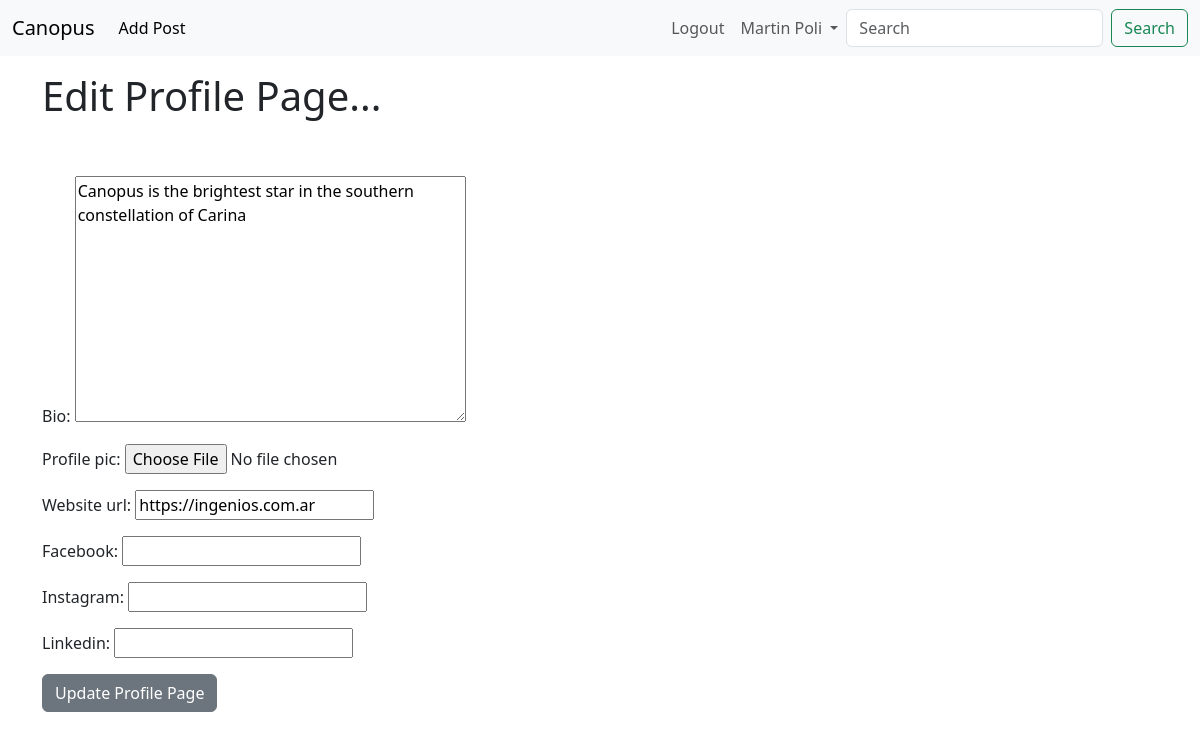
The app's page /members/1/edit_profile_page (signed in) with its own data.
### stars/models.py (models this page shows, shortened)
class Profile(models.Model):
    user = models.OneToOneField(User, null=True, on_delete=models.CASCADE)
    bio = models.TextField()
    profile_pic = models.ImageField(null=True, blank=True, upload_to="images/profile/")
    website_url = models.CharField(max_length=255, null=True, blank=True)
    facebook = models.CharField(max_length=255, null=True, blank=True)
    instagram = models.CharField(max_length=255, null=True, blank=True)
    linkedin = models.CharField(max_length=255, null=True, blank=True)

### members/views.py (the view)
# urls.py: path('<int:pk>/edit_profile_page', EditProfilePageView.as_view(), name='edit_profile_page'),
class EditProfilePageView(generic.UpdateView):
     model = Profile
     template_name = 'registration/edit_profile_page.html'
     fields = [
         'bio',
         'profile_pic',
         'website_url',
         'facebook',
         'instagram',
         'linkedin',
     ]
     success_url = reverse_lazy('stars:home')

### members/templates/registration/edit_profile_page.html (shortened to what this page needs)
{% extends 'stars/base.html' %}
{% block content %}
{% if user.is_authenticated and user.id == profile.user.id %}
<h1>Edit Profile Page...</h1>
<br><br>
<div class="" form-group>
    <form method="POST">
        {{ form.as_p }}
        <button class="btn btn-secondary">Update Profile Page</button>
    </form>
</div>
{% else %}
<p>You are nor allowed here</p>
{% endif %}
{% endblock %}

### stars/templates/stars/base.html (shortened to what this page needs)
<!doctype html>
<html lang="en">
<head>
  <link href="https://cdn.jsdelivr.net/npm/bootstrap@5.3.2/dist/css/bootstrap.min.css" rel="stylesheet"
>
</head>
<body>
  <nav class="navbar navbar-expand-lg bg-body-tertiary fixed-top">
    <div class="container-fluid">
      <a class="navbar-brand" href="{% url 'stars:home' %}">Canopus</a>
      <div class="collapse navbar-collapse" id="navbarSupportedContent">
        <ul class="navbar-nav me-auto mb-2 mb-lg-0">
          {% if user.is_authenticated %}
          <li class="nav-item">
            <a class="nav-link active" href="{% url 'stars:add_post'%}">Add Post</a>
          </li>
          {% endif %}
        </ul>
        <ul class="navbar-nav ml-auto">
          {% if user.is_authenticated %}
          <li class="nav-item">
            <a class="nav-link" href="{% url 'logout' %}">Logout</a>
          </li>
          <li class="nav-item dropdown">
            <a class="nav-link dropdown-toggle" href="#" role="button" data-bs-toggle="dropdown" aria-expanded="false">
              {{ user.first_name }} {{ user.last_name }}
            </a>
          </li>
          {% endif %}
        </ul>
        <form class="d-flex" role="search">
          <input class="form-control me-2" type="search" placeholder="Search" aria-label="Search">
          <button class="btn btn-outline-success" type="submit">Search</button>
        </form>
      </div>
    </div>
  </nav>
  <br />
  <div class='container mt-5'>
    {% block content %}
    {% endblock%}
  </div>
</body>
</html>

### records on screen
Profile: bio "Canopus is the brightest star in the southern constellation of Carina", website_url "https://ingenios.com.ar"

### other values on screen
{{ user.first_name }} "Martin"
{{ user.last_name }} "Poli"
